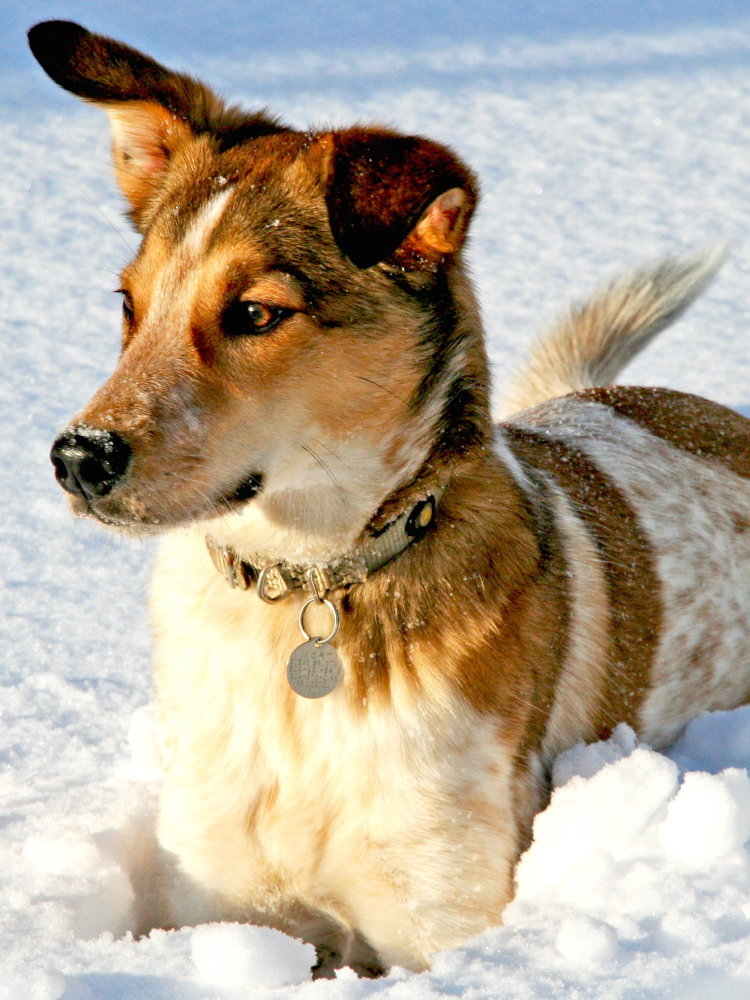
%> input picture DATA/dog.jpg, 1500 x 2000 px (shown at 1/2 size)
$ octave CH02_SEC06_2_Compress.m   (GNU Octave 9; MATLAB toolbox functions it lacks are replaced by stand-ins)
%> lines starting %> are read from the running program, lines starting %| are printed output that depends on the picture; in (x1, y1, x2, y2) boxes, pixels count from 0 and x2, y2 are one past the last pixel; in counts of white or black regions, pixels touching at a corner belong together; the program's own positions count from 1
clear all, close all, clc
A = imread('../DATA/dog.jpg');
%> A is the input picture: size 2000x1500x3 uint8; mean R, G, B 181.4, 169.5, 151.9
B = rgb2gray(A);
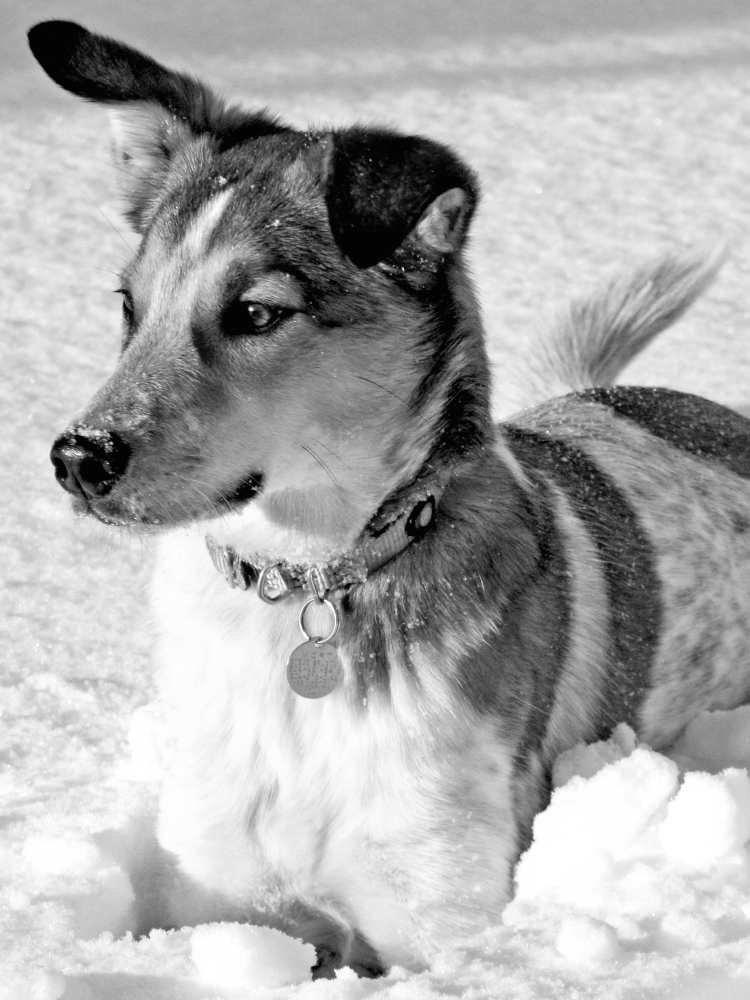
%> B: size 2000x1500 uint8 (shown at 1/2 size); min 0, max 255, mean 171

%% FFT Compression
Bt=fft2(B);    % B is grayscale image from above
Btsort = sort(abs(Bt(:)));  % Sort by magnitude

% Zero out all small coefficients and inverse transform
for keep=[.1 .05 .01 .002];
    thresh = Btsort(floor((1-keep)*length(Btsort)));
    ind = abs(Bt)>thresh;      % Find small indices
    Atlow = Bt.*ind;           % Threshold small indices
    Alow=uint8(ifft2(Atlow));  % Compressed image
    figure, imshow(Alow)      % Plot Reconstruction
end
%> this loop made 4 passes
%> thresh on passes 1 to 4: 20254.8, 34529.5, 102062.3, 325097.6
%> pass 1, `ind = abs(Bt)>thresh;`:
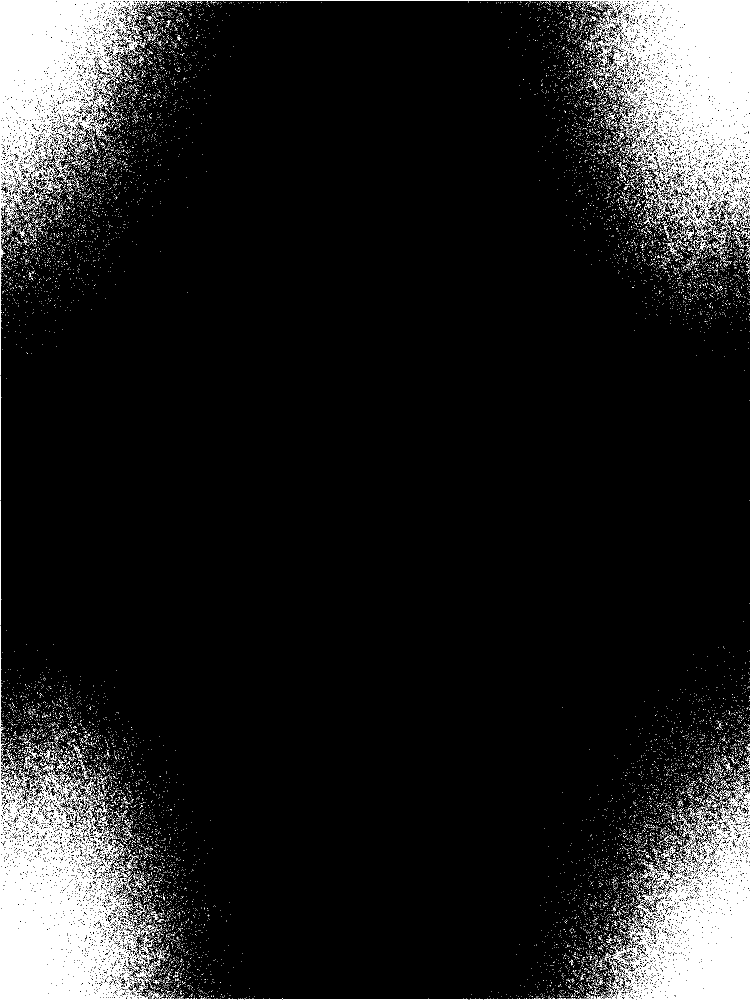
%> ind: size 2000x1500 logical (shown at 1/2 size); 10% white; 19754 white regions (19367 under 20 px), largest, box (x1, y1, x2, y2) and area: (0, 0, 1500, 546) 118080, (0, 1455, 474, 2000) 67803, (967, 1629, 1500, 2000) 47867
%> pass 2, `ind = abs(Bt)>thresh;`:
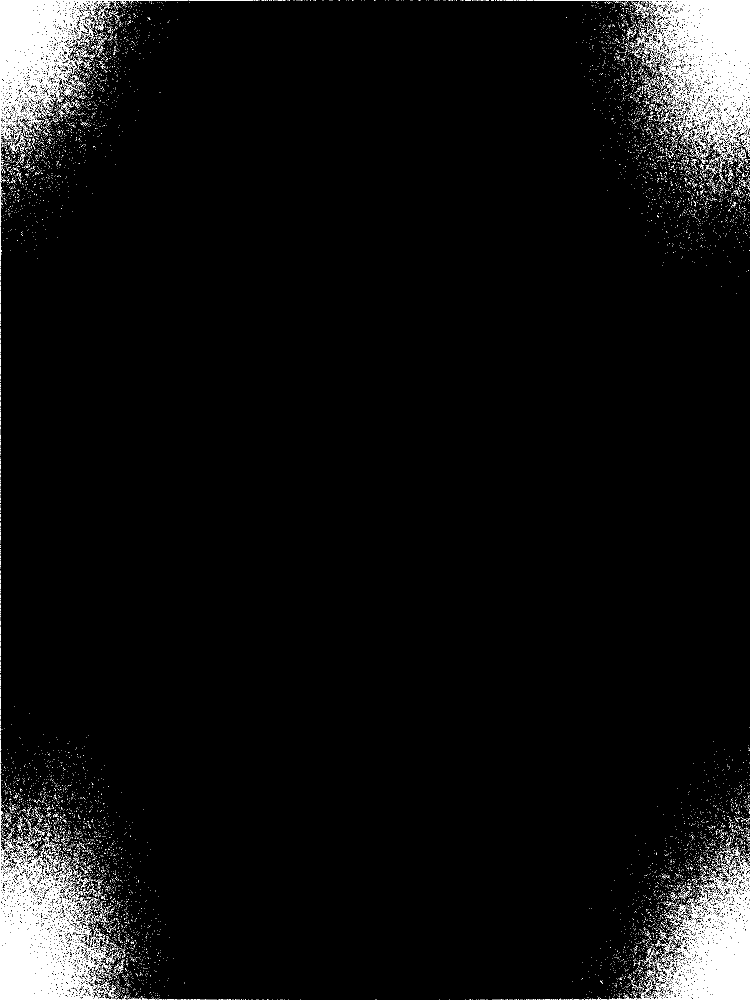
%> ind: size 2000x1500 logical (shown at 1/2 size); 5% white; 11218 white regions (10971 under 20 px), largest, box (x1, y1, x2, y2) and area: (0, 1664, 232, 2000) 32053, (1204, 0, 1500, 297) 31926, (0, 0, 331, 338) 25078
set(f1,'Position',[100 100 600 800])
set(f2,'Position',[100 100 600 800])

$ run again, with DATA/jupiter.jpg copied over DATA/dog.jpg
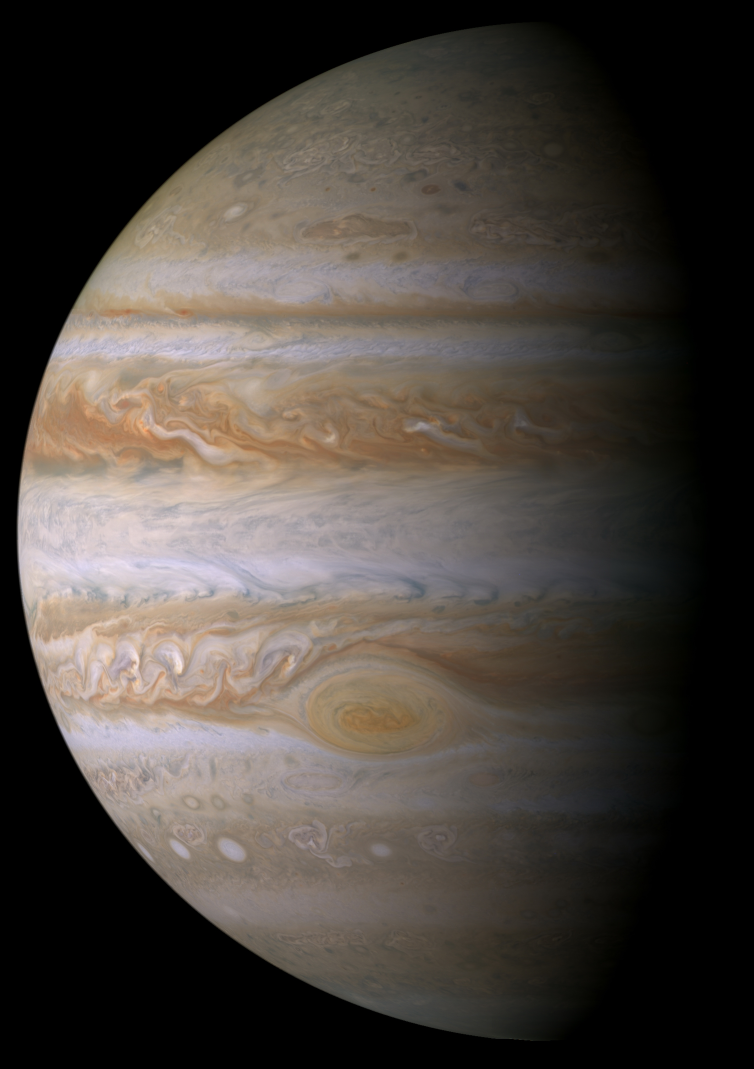
%> input picture DATA/jupiter.jpg, 2260 x 3207 px (shown at 1/3 size)
%> the loop `for keep=[.1 .05 .01 .002];` made 4 passes
%> thresh on passes 1 to 4: 5049.8, 9899.9, 49912.4, 195799
%> pass 1, `ind = abs(Bt)>thresh;`:
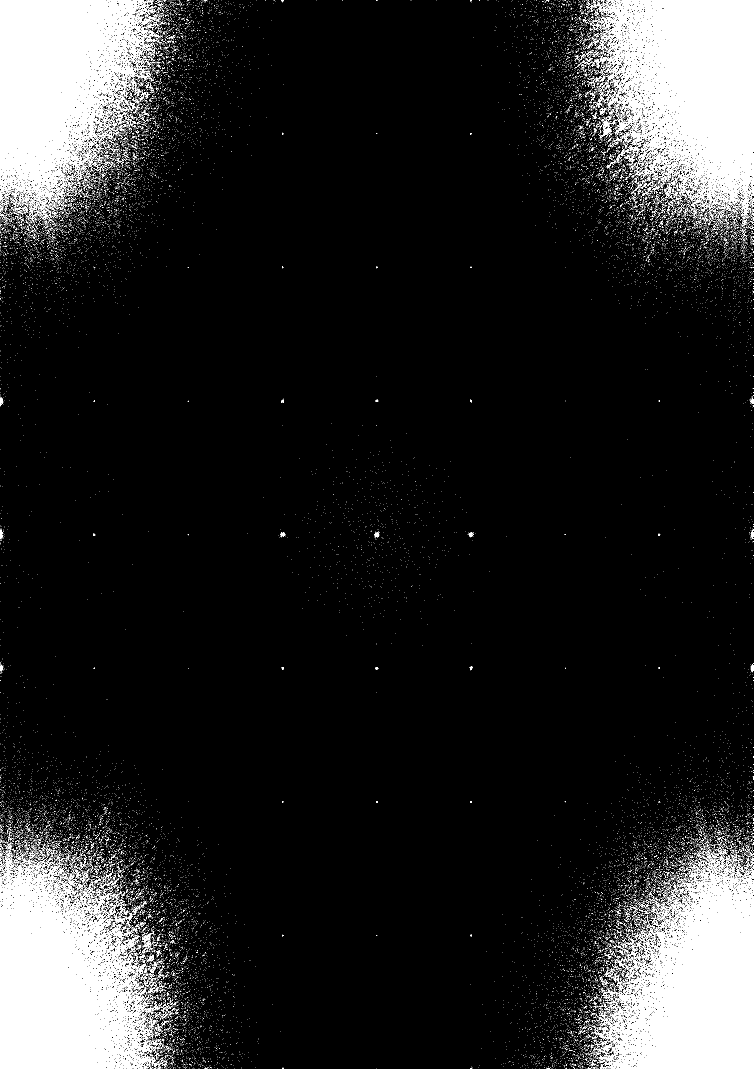
%> ind: size 3207x2260 logical (shown at 1/3 size); 10% white; 39392 white regions (38555 under 20 px), largest, box (x1, y1, x2, y2) and area: (0, 2594, 452, 3207) 155174, (1809, 0, 2260, 614) 155034, (0, 0, 464, 605) 143770
%> pass 2, `ind = abs(Bt)>thresh;`:
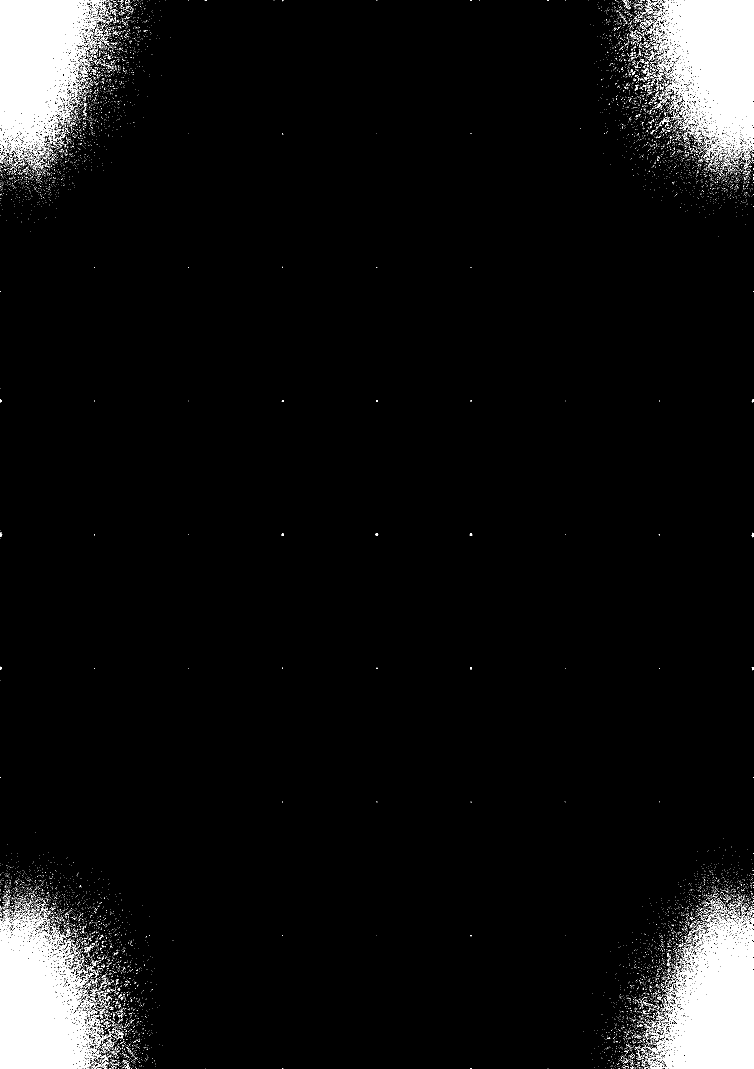
%> ind: size 3207x2260 logical (shown at 1/3 size); 5% white; 17936 white regions (17438 under 20 px), largest, box (x1, y1, x2, y2) and area: (0, 2751, 281, 3207) 75774, (1980, 0, 2260, 457) 75613, (0, 0, 290, 455) 73525
